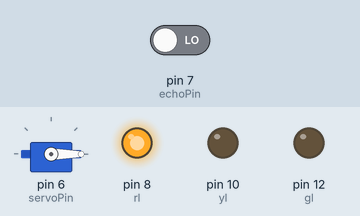
Recording of a sketch running on a simulated Arduino Uno, built with avr-gcc and run on an emulated ATmega328P. Shown: servo, output pins drawn as LEDs (lit = HIGH). Inputs (shaded band) come from the test bench; at power-on: pin 7 (echoPin) LOW. Pins used as bus, display or sensor lines are not drawn; what the sketch prints to the serial monitor is not drawn.

Above: at 0.15 s.
At 4.05 s:
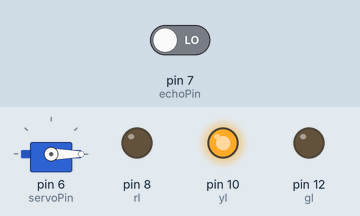
At 18.6 s:
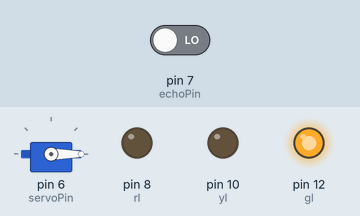
At 37.05 s:
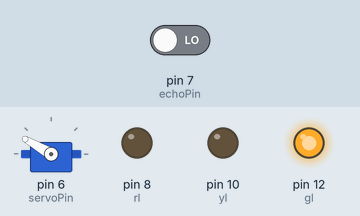
Timing chart, 0 to 48.2 s (numbered marks = the images above):
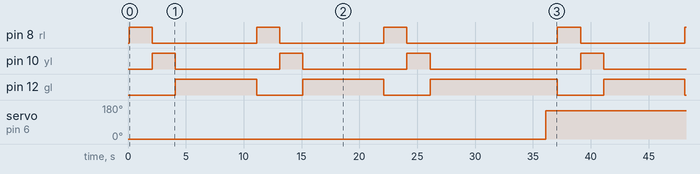

The sketch:

arduino_two_way.ino
```cpp
#include <Servo.h>   //servo library
Servo servo;
int trigPin = 5;
int echoPin = 7;
int servoPin = 6;
int rl = 8;
int gl = 12;
int yl = 10;
long duration, dist, average;
long aver[3];   //array for average


void setup() {
    Serial.begin(9600);
    servo.attach(servoPin);
    pinMode(rl,OUTPUT);
    pinMode(gl,OUTPUT);
    pinMode(yl,OUTPUT);
    pinMode(trigPin, OUTPUT);
    pinMode(echoPin, INPUT);
    servo.write(0);         //close cap on power on
    delay(100);
    servo.detach();
}

void measure() {

 digitalWrite(10,HIGH);
digitalWrite(trigPin, LOW);
delayMicroseconds(5);
digitalWrite(trigPin, HIGH);
delayMicroseconds(15);
digitalWrite(trigPin, LOW);
pinMode(echoPin, INPUT);

   digitalWrite(yl,LOW);
   digitalWrite(rl,HIGH);
   digitalWrite(gl,LOW);
   delay(2000);

   digitalWrite(yl,HIGH);
   digitalWrite(gl,LOW);
   digitalWrite(rl,LOW);
      delay(2000);

   digitalWrite(yl,LOW);
   digitalWrite(gl,HIGH);
   digitalWrite(rl,LOW);
   delay(6000);

duration = pulseIn(echoPin, HIGH);
dist = (duration/2) / 29.1;    //obtain distance
}
void loop() {
  for (int i=0;i<=2;i++) {   //average distance
    measure();
   aver[i]=dist;
    delay(10);              //delay between measurements
  }
 dist=(aver[0]+aver[1]+aver[2])/3;

if ( dist<50 ) {
//Change distance as per your need
 servo.attach(servoPin);
  delay(1);
 servo.write(0);
 delay(3000);
 servo.write(150);
 delay(1000);
 servo.detach();
}
Serial.print(dist);
}
```

Measured:
- by itself, pin 8 (rl), pin 10 (yl): repeats every 37.0 s: 2 × (LOW 9.0 s, HIGH 2.0 s), LOW 13.0 s, HIGH 2.0 s
- by itself, pin 12 (gl): repeats every 37.0 s: LOW 4.0 s, HIGH 7.0 s, LOW 4.0 s, HIGH 11.0 s, LOW 4.0 s, HIGH 7.0 s
- by itself, servo on pin 6 (servoPin): alternates 150° for 34.0 s and 0° for 3.0 s
